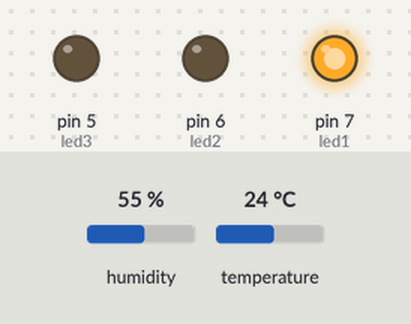
This sketch was run on a simulated Arduino Uno, built with avr-gcc and run on an emulated ATmega328P. On the bench: output pins drawn as LEDs (lit = HIGH). Inputs (shaded band) come from the test bench; at power-on: temperature 24 °C, humidity 55 %. What the sketch prints to the serial monitor is not drawn.

Above: at 2.9 s.
3.0 s: temperature set to 27 °C
At 5.3 s:
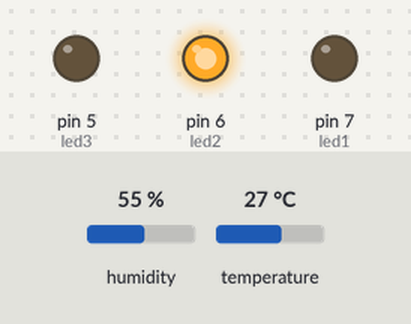
5.7 s: temperature set to 29 °C
8.4 s: temperature set to 32 °C
At 11.3 s:
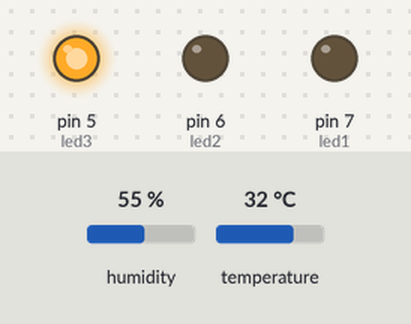
11.7 s: temperature set to 12 °C
At 13.7 s:
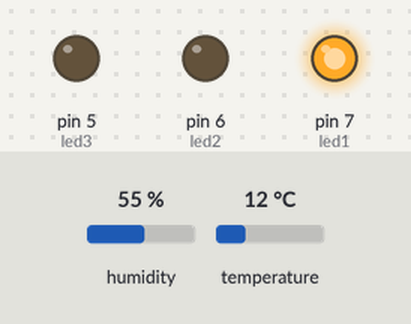
14.4 s: temperature set to 28 °C
At 17.3 s:
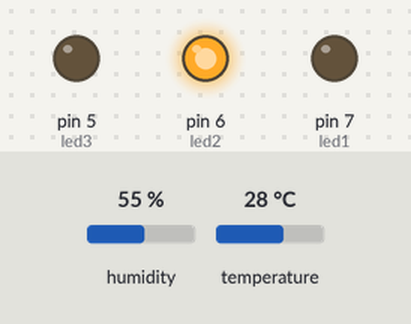
Timing chart, 0 to 18.8 s (numbered marks = the images above; inputs shaded):
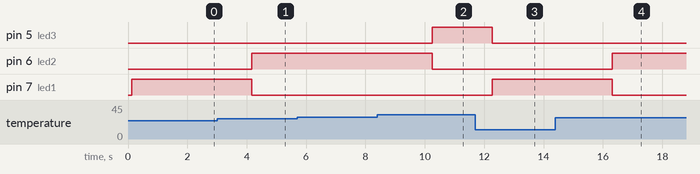

The sketch:

DHTtesterLedTemp.ino
```cpp
#include "DHT.h"
#define DHTPIN 3
#define DHTTYPE DHT11
DHT dht(DHTPIN, DHTTYPE);

const int led1 = 7;
const int led2 = 6;
const int led3 = 5;

void setup() {
  pinMode(led1, OUTPUT);
  pinMode(led2, OUTPUT);
  pinMode(led3, OUTPUT);
  Serial.begin(9600);
  Serial.println(F("DHTxx test!"));
  dht.begin();
}

void loop() {
  delay(100);
  float t = dht.readTemperature();
  if (t <= 25) {
    digitalWrite(led1, HIGH);
    digitalWrite(led2, LOW);
    digitalWrite(led3, LOW);
  } else if (t > 25 && t <= 30) {
    digitalWrite(led1, LOW);
    digitalWrite(led2, HIGH);
    digitalWrite(led3, LOW);
  } else if (t > 30) {
    digitalWrite(led1, LOW);
    digitalWrite(led2, LOW);
    digitalWrite(led3, HIGH);
  }
}
```

Measured:
- the behaviour switches between 25 and 26 °C on temperature (found by bisection; images 0 and 1)
- the behaviour switches between 30 and 31 °C on temperature (found by bisection; images 1 and 2)
- after the input at 3.0 s, pin 6 (led2): LOW → HIGH after 1.2 s; pin 7 (led1): HIGH → LOW after 1.2 s
- after the input at 5.7 s, every drawn part: stays the same
- after the input at 8.4 s, pin 5 (led3): LOW → HIGH after 1.8 s; pin 6 (led2): HIGH → LOW after 1.8 s
- after the input at 11.7 s, pin 5 (led3): HIGH → LOW after 0.57 s; pin 7 (led1): LOW → HIGH after 0.57 s
- after the input at 14.4 s, pin 6 (led2): LOW → HIGH after 1.9 s; pin 7 (led1): HIGH → LOW after 1.9 s
